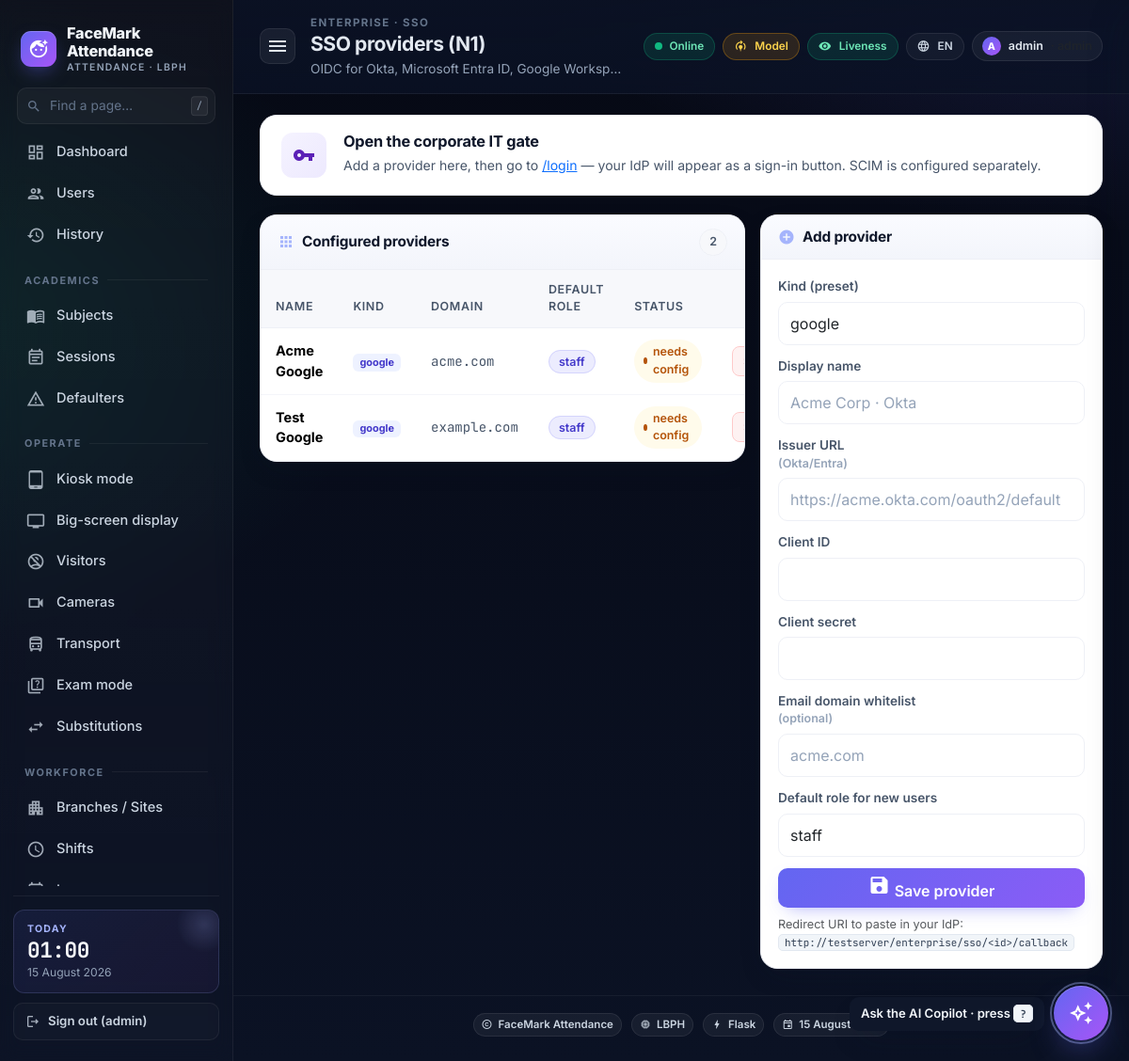
/enterprise/sso (signed in), run on the app's committed database.
### tables this page shows
CREATE TABLE settings (
    key   TEXT PRIMARY KEY,
    value TEXT NOT NULL
);

CREATE TABLE sso_providers (
    id            INTEGER PRIMARY KEY AUTOINCREMENT,
    tenant_id     INTEGER,
    kind          TEXT NOT NULL,             -- 'oidc' / 'saml' / 'google' / 'entra' / 'okta'
    name          TEXT NOT NULL,
    issuer        TEXT,
    client_id     TEXT,
    client_secret TEXT,
    auth_url      TEXT,
    token_url     TEXT,
    userinfo_url  TEXT,
    metadata_url  TEXT,                       -- saml IdP metadata
    domain        TEXT,                       -- restrict to email domain
    default_role  TEXT NOT NULL DEFAULT 'staff',
    enabled       INTEGER NOT NULL DEFAULT 1,
    created_at    TEXT NOT NULL,
    FOREIGN KEY(tenant_id) REFERENCES tenants(id) ON DELETE CASCADE
);

### enterprise/routes.py (the view)
@ent_bp.route('/sso')
@_role('admin')
def sso_admin():
    providers = db.list_sso_providers()
    for p in providers:
        p['_usable'] = sso.is_usable(p)
    return render_template('enterprise/sso.html',
                           providers=providers,
                           presets=list(sso.PRESETS.keys()))

### app.py (called while the page is built)
@app.after_request
def _metrics_record(resp):
    try:
        ms = (time.perf_counter() - getattr(__import__('flask').g, 't0', time.perf_counter())) * 1000.0
        infra_record_request(resp.status_code, ms)
    except Exception:  # noqa: BLE001
        pass
    return resp

@app.context_processor
def _inject_infra():
    return {'csp_nonce': infra_mw.csp_nonce,
            'asset_version': os.environ.get('FACEMARK_ASSET_VERSION', 'v2')}

@app.after_request
def _cache_static(resp):
    if request.path.startswith('/static/'):
        if 'v=' in request.query_string.decode('utf-8', errors='ignore'):
            resp.headers['Cache-Control'] = 'public, max-age=31536000, immutable'
        else:
            resp.headers['Cache-Control'] = 'public, max-age=86400'
    return resp

### db.py (called while the page is built, shortened)
def _pragma_once(conn: sqlite3.Connection) -> None:
    global _PRAGMA_ONCE_DONE
    if _PRAGMA_ONCE_DONE:
        return

def get_conn() -> sqlite3.Connection:
    conn = sqlite3.connect(DB_PATH, timeout=10.0,
                           check_same_thread=False)
    conn.row_factory = sqlite3.Row
    conn.execute('PRAGMA foreign_keys = ON')
    conn.execute('PRAGMA busy_timeout = 5000')
    _pragma_once(conn)
    return conn

@contextmanager
def tx():
    conn = get_conn()
    try:
        yield conn
        conn.commit()
    finally:
        conn.close()

def get_setting(key: str, default: Optional[str] = None) -> Optional[str]:
    with tx() as c:
        r = c.execute('SELECT value FROM settings WHERE key = ?', (key,)).fetchone()
        return r['value'] if r else default

def list_sso_providers(tenant_id: Optional[int] = None,
                       enabled_only: bool = False) -> list[dict]:
    q = 'SELECT * FROM sso_providers WHERE 1=1 '
    args: list = []
    if tenant_id is not None:
        q += ' AND (tenant_id = ? OR tenant_id IS NULL)'; args.append(tenant_id)
    if enabled_only:
        q += ' AND enabled = 1'
    q += ' ORDER BY name'
    with tx() as c:
        return [dict(r) for r in c.execute(q, args).fetchall()]

### enterprise/routes.py (called while the page is built)
def _role(*allowed):
    def deco(fn):
        @wraps(fn)
        def wrap(*a, **kw):
            if not session.get('admin'):
                return redirect(url_for('login', next=request.path))
            r = session.get('role') or 'admin'
            if r == 'admin' or r in allowed:
                return fn(*a, **kw)
            flash('Insufficient role.', 'danger')
            return redirect(url_for('home'))
        return wrap
    return deco

### templates/enterprise/sso.html (shortened to what this page needs)
{% extends "base.html" %}
{% block crumb %}Enterprise · SSO{% endblock %}
{% block page_title %}SSO providers (N1){% endblock %}
{% block page_sub %}OIDC for Okta, Microsoft Entra ID, Google Workspace and any compliant IdP{% endblock %}
{% block content %}
<div class="page-hero hero-violet">
  <div class="ph-icn"><i class="material-icons">vpn_key</i></div>
  <div class="ph-body">
    <h5>Open the corporate IT gate</h5>
    <p>Add a provider here, then go to <a href="{{ url_for('login') }}">/login</a> — your IdP will appear as a sign-in button. SCIM is configured separately.</p>
  </div>
</div>
<div class="row g-3">
  <div class="col-lg-7">
    <div class="card surface">
      <div class="surface-head"><h5 class="m-0"><i class="material-icons" style="color:#a5b4fc">apps</i> Configured providers</h5><span class="chip ghost">{{ providers|length }}</span></div>
      <div class="surface-body p-0">
        <table class="table mb-0">
          <thead><tr><th>Name</th><th>Kind</th><th>Domain</th><th>Default role</th><th>Status</th><th></th></tr></thead>
          <tbody>
            {% for p in providers %}
            <tr>
              <td><strong>{{ p.name }}</strong></td>
              <td><span class="badge-soft badge">{{ p.kind }}</span></td>
              <td><span class="mono">{{ p.domain or '*' }}</span></td>
              <td><span class="chip">{{ p.default_role }}</span></td>
              <td>
                {% if p._usable %}
                  <span class="status-chip success"><span class="dot"></span> ready</span>
                {% else %}
                  <span class="status-chip warn" title="Missing or placeholder client_id / issuer / urls — hidden from login until fixed">
                    <span class="dot"></span> needs config
                  </span>
                {% endif %}
              </td>
              <td class="text-end">
                <form method="POST" class="d-inline" onsubmit="return confirm('Delete?')">
                  <button class="btn btn-sm btn-danger-soft">×</button>
                </form>
              </td>
            </tr>
            {% else %}
            <tr><td colspan="5"><div class="empty"><div class="empty-icon"><i class="material-icons-outlined">login</i></div><strong>No SSO providers yet</strong><p>Add one on the right; the doc says start here before anything else.</p></div></td></tr>
            {% endfor %}
          </tbody>
        </table>
      </div>
    </div>
  </div>
  <div class="col-lg-5">
    <div class="card surface">
      <div class="surface-head"><h5 class="m-0"><i class="material-icons" style="color:#a5b4fc">add_circle</i> Add provider</h5></div>
      <div class="surface-body">
        <form method="POST">
          <div class="fld"><label>Kind (preset)</label>
            <select name="kind" class="form-select">
              <option value="google">google</option>
            </select>
          </div>
          <div class="fld"><label>Display name</label><input name="name" class="form-control" placeholder="Acme Corp · Okta" required></div>
          <div class="fld"><label>Issuer URL <span class="hint">(Okta/Entra)</span></label><input name="issuer" class="form-control" placeholder="https://acme.okta.com/oauth2/default"></div>
          <div class="fld"><label>Client ID</label><input name="client_id" class="form-control" required></div>
          <div class="fld"><label>Client secret</label><input name="client_secret" type="password" class="form-control"></div>
          <div class="fld"><label>Email domain whitelist <span class="hint">(optional)</span></label><input name="domain" class="form-control" placeholder="acme.com"></div>
          <div class="fld"><label>Default role for new users</label>
            <select name="default_role" class="form-select">
              <option value="staff">staff</option>
            </select>
          </div>
          <button class="btn btn-primary w-100"><i class="material-icons md-16">save</i> Save provider</button>
        </form>
        <small class="text-muted d-block mt-2">Redirect URI to paste in your IdP: <code>{{ url_for('enterprise.sso_callback', provider_id=0, _external=True).replace('0', '<id>') }}</code></small>
      </div>
    </div>
  </div>
</div>
{% endblock %}

### templates/base.html (shortened to what this page needs)
<!doctype html>
<html lang="en">
<head>
  <link href="https://cdn.jsdelivr.net/npm/bootstrap@5.3.2/dist/css/bootstrap.min.css" rel="stylesheet">
  <link href="{{ url_for('static', filename='css/styles.css') }}?v={{ asset_version }}" rel="stylesheet">
</head>
<body>
<div class="app-shell">
  <aside class="sidebar" id="sidebar">
    <div class="brand">
      <span class="brand-mark"><i class="material-icons">face_retouching_natural</i></span>
      <span class="brand-name">
        {{ org_name }}
        <small>Attendance · {{ recognizer_backend }}</small>
      </span>
    </div>
    <div class="side-search">
      <i class="material-icons-outlined">search</i>
      <input type="text" placeholder="Find a page…" id="sideSearch" autocomplete="off" />
      <kbd>/</kbd>
    </div>
    <nav class="side-nav" id="sideNav">
      <a class="side-link {% if request.endpoint == 'home' %}active{% endif %}" href="{{ url_for('home') }}">
        <i class="material-icons-outlined">dashboard</i><span>Dashboard</span>
      </a>
      <a class="side-link {% if request.endpoint == 'list_users' %}active{% endif %}" href="{{ url_for('list_users') }}">
        <i class="material-icons-outlined">group</i><span>Users</span>
      </a>
      <a class="side-link {% if request.endpoint == 'history' %}active{% endif %}" href="{{ url_for('history') }}">
        <i class="material-icons-outlined">history</i><span>History</span>
      </a>
      <div class="side-section">Academics</div>
      <a class="side-link {% if request.endpoint == 'subjects' %}active{% endif %}" href="{{ url_for('subjects') }}">
        <i class="material-icons-outlined">menu_book</i><span>Subjects</span>
      </a>
      <a class="side-link {% if request.endpoint in ('sessions', 'session_detail') %}active{% endif %}" href="{{ url_for('sessions') }}">
        <i class="material-icons-outlined">event_note</i><span>Sessions</span>
      </a>
      <a class="side-link {% if request.endpoint == 'defaulters' %}active{% endif %}" href="{{ url_for('defaulters') }}">
        <i class="material-icons-outlined">warning_amber</i><span>Defaulters</span>
      </a>
      <div class="side-section">Operate</div>
      <a class="side-link" href="{{ url_for('kiosk') }}" target="_blank">
        <i class="material-icons-outlined">tablet_android</i><span>Kiosk mode</span>
      </a>
      <a class="side-link" href="{{ url_for('display_board') }}" target="_blank">
        <i class="material-icons-outlined">tv</i><span>Big-screen display</span>
      </a>
      <a class="side-link {% if request.endpoint == 'visitors' %}active{% endif %}" href="{{ url_for('visitors') }}">
        <i class="material-icons-outlined">no_accounts</i><span>Visitors</span>
      </a>
      <a class="side-link {% if request.endpoint == 'cameras' %}active{% endif %}" href="{{ url_for('cameras') }}">
        <i class="material-icons-outlined">videocam</i><span>Cameras</span>
      </a>
      <a class="side-link {% if request.endpoint in ('transport','transport_stops') %}active{% endif %}" href="{{ url_for('transport') }}">
        <i class="material-icons-outlined">directions_bus</i><span>Transport</span>
      </a>
      <a class="side-link {% if request.endpoint in ('exams','exam_detail') %}active{% endif %}" href="{{ url_for('exams') }}">
        <i class="material-icons-outlined">quiz</i><span>Exam mode</span>
      </a>
      <a class="side-link {% if request.endpoint == 'substitutions_page' %}active{% endif %}" href="{{ url_for('substitutions_page') }}">
        <i class="material-icons-outlined">swap_horiz</i><span>Substitutions</span>
      </a>
      <div class="side-section">Workforce</div>
      <a class="side-link {% if request.endpoint == 'branches' %}active{% endif %}" href="{{ url_for('branches') }}">
        <i class="material-icons-outlined">apartment</i><span>Branches / Sites</span>
      </a>
      <a class="side-link {% if request.endpoint == 'shifts' %}active{% endif %}" href="{{ url_for('shifts') }}">
        <i class="material-icons-outlined">schedule</i><span>Shifts</span>
      </a>
      <a class="side-link {% if request.endpoint == 'leaves' %}active{% endif %}" href="{{ url_for('leaves') }}">
        <i class="material-icons-outlined">event_busy</i><span>Leaves</span>
      </a>
    </nav>
    <div class="side-foot">
      <div class="side-card">
        <div class="side-card-title">Today</div>
        <div class="side-card-value" id="sideClock">--:--</div>
        <div class="side-card-sub">{{ datetoday2 }}</div>
      </div>
      {% if admin_user %}
      <a class="side-logout" href="{{ url_for('logout') }}">
        <i class="material-icons-outlined md-18">logout</i> Sign out ({{ admin_user }})
      </a>
      {% endif %}
    </div>
  </aside>
  <div class="main">
    <header class="topbar">
      <button class="icon-btn sidebar-toggle" id="sidebarToggle" aria-label="Toggle sidebar">
        <i class="material-icons">menu</i>
      </button>
      <div class="topbar-title">
        <div class="crumb">{% block crumb %}{{ org_name }}{% endblock %}</div>
        <h1>{% block page_title %}Dashboard{% endblock %}</h1>
        <p>{% block page_sub %}Real-time face recognition attendance{% endblock %}</p>
      </div>
      <div class="topbar-right">
        <span class="pill" title="Server is reachable"><span class="pulse"></span> Online</span>
        {% if model_trained %}
          <span class="pill pill-good" title="Recogniser model is trained">
            <i class="material-icons md-16">verified</i> Model
          </span>
        {% else %}
          <span class="pill pill-warn" title="No trained recogniser yet — register a user">
            <i class="material-icons md-16">model_training</i> Model
          </span>
        {% endif %}
        {% if liveness_on %}
          <span class="pill pill-good" title="Liveness anti-spoofing on">
            <i class="material-icons md-16">remove_red_eye</i> Liveness
          </span>
        {% endif %}
        <div class="dropdown">
          <button class="pill ghost" data-bs-toggle="dropdown" aria-expanded="false" title="Language">
            <i class="material-icons md-16">language</i>
            {{ lang|upper }}
          </button>
        </div>
        {% if admin_user %}
        <div class="dropdown">
          <button class="role-chip" data-bs-toggle="dropdown" aria-expanded="false" title="Account">
            <span class="role-avatar">{{ admin_user[0]|upper }}</span>
            <span class="d-none d-md-inline">{{ admin_user }}</span>
            <span class="d-none d-md-inline text-muted">· {{ admin_role }}</span>
          </button>
        </div>
        {% endif %}
      </div>
    </header>
    <div class="content">
      {% block content %}{% endblock %}
    </div>
    <footer class="app-footer">
      <span class="ft-pill"><i class="material-icons-outlined">copyright</i> {{ org_name }}</span>
      <span class="ft-pill"><i class="material-icons-outlined">memory</i> {{ recognizer_backend }}</span>
      <span class="ft-pill"><i class="material-icons-outlined">bolt</i> Flask</span>
      <span class="ft-pill"><i class="material-icons-outlined">event</i> {{ datetoday2 }}</span>
    </footer>
    {% if admin_user %}
    <button class="fab-copilot" id="fabCopilot" aria-label="Open AI Copilot">
      <i class="material-icons-outlined">auto_awesome</i>
    </button>
    <div class="fab-tip" id="fabTip">Ask the AI Copilot · press <kbd>?</kbd></div>
    {% endif %}
  </div>
</div>
</body>
</html>

### data on the page
settings: value "FaceMark Attendance"
sso_providers: name "Acme Google", kind "google", domain "acme.com", default_role "staff"
sso_providers: name "Test Google", kind "google", domain "example.com", default_role "staff"

### other printed values
{{ recognizer_backend }} "LBPH"
{{ admin_user }} "admin"
{{ lang|upper }} "EN"
{{ admin_user[0]|upper }} "A"
{{ providers|length }} "2"
